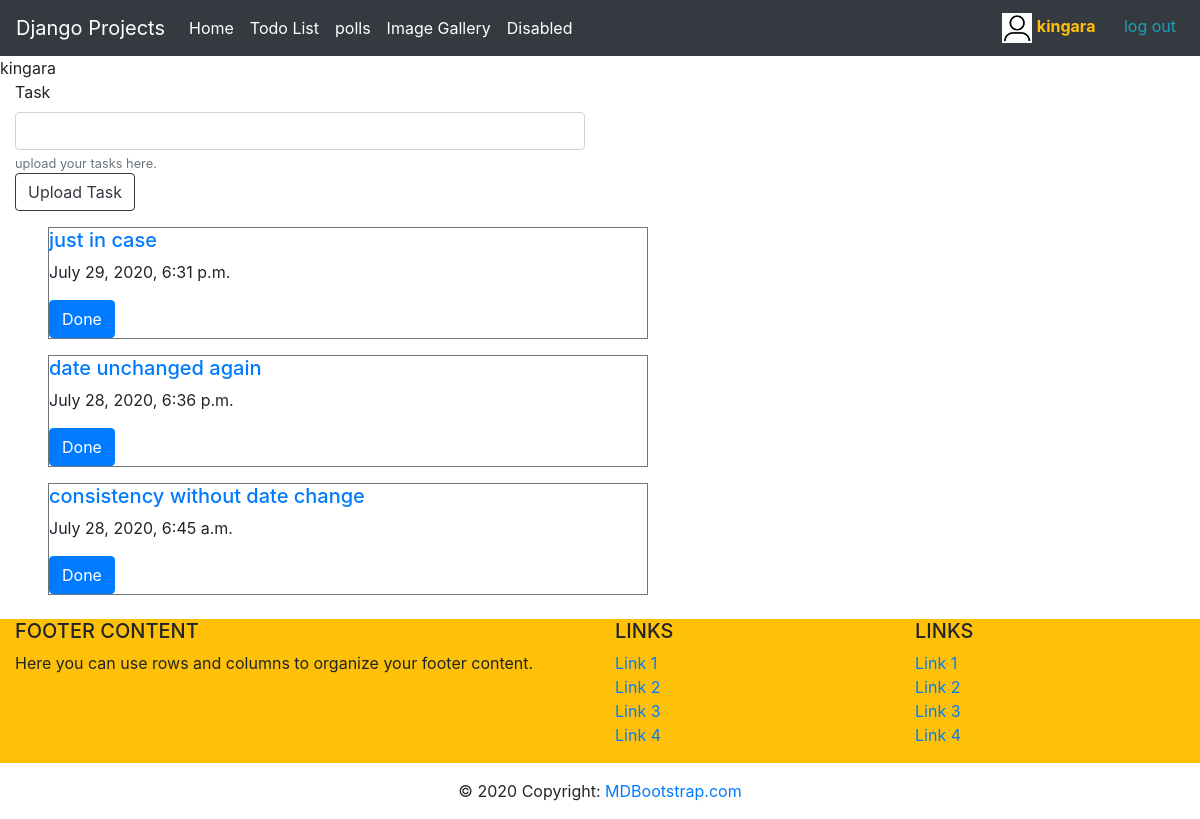
Before: /todo/tasks/ (signed in) with the older database file.
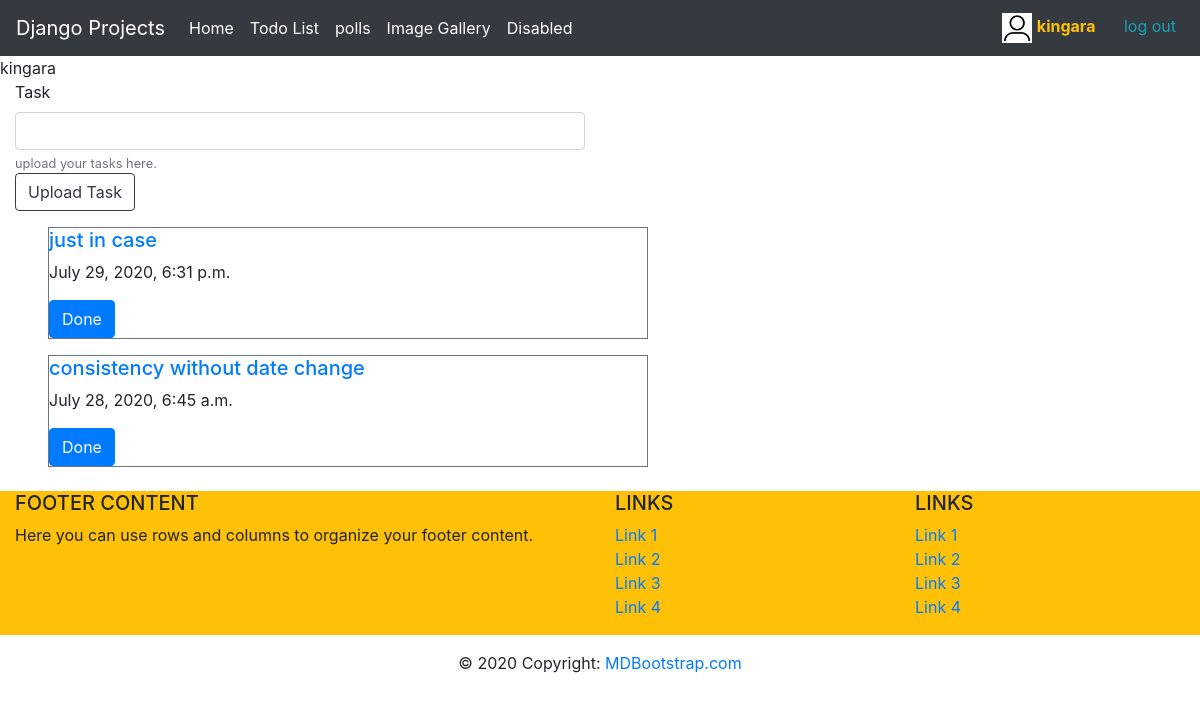
After: the same page with the newer database file.
### todo_app/models.py (models this page shows, shortened)
class Todo(models.Model):
    added_date = models.DateTimeField()
    text = models.CharField(max_length=200, null=True, blank=True)

### todo_app/views.py (the view)
# urls.py: path('tasks/', views.tasks_todo, name='task_list'),
@csrf_exempt
def tasks_todo(request):
    tasks = Todo.objects.order_by('-added_date')
    context = {'tasks': tasks}
    return render(request, 'todo_app/todo_list.html', context)

### todo_app/templates/todo_app/todo_list.html (shortened to what this page needs)
{%extends 'todo_app/base.html'%}
{%block content%}
<form action="{%url 'add_todo' %}" method="post">
  <div class="form-group col-6 mb-12">
    <label for="task">Task</label>
    <input type="text" name="content" class="form-control" id="task" aria-describedby="taskEntry">
    <small id="taskEntry" class="form-text text-muted">upload your tasks here.</small>
      <button type="submit" class="btn btn-outline-dark">Upload Task</button>
  </div>
</form>
  {%for task in tasks%}
  <div class="w-50 mt-3 ml-5 border border-secondary">
      <a href="{%url 'detail_task' task.id%}"><h5 class="text-primary">{{task.text}}</h5></a>
        <p class="text_secondary">{{task.added_date}}</p>
        <form action="{%url 'delete_task' task.id%}" method="POST">
            <button class="btn btn-primary">Done</button>
        </form>
  </div>
    {%endfor%}
{%endblock%}

### todo_app/templates/todo_app/base.html (shortened to what this page needs)
<!DOCTYPE html>
<html lang="en">
<head>
    <link rel="stylesheet" href="https://stackpath.bootstrapcdn.com/bootstrap/4.5.0/css/bootstrap.min.css">
</head>
<body>
<nav class="navbar navbar-expand-lg bg-dark navbar-dark">
    <a class="navbar-brand" href="#">Django Projects</a>
  <div class="collapse navbar-collapse " id="navbarNavAltMarkup">
    <div class="navbar-nav ">
      <a class="nav-item nav-link text-white" href="#">Home</a>
      <a class="nav-item nav-link active text-white" href="{%url 'task_list' %}">Todo List <span class="sr-only">(current)</span></a>
      <a class="nav-item nav-link text-white" href="url 'polls' ">polls</a>
      <a class="nav-item nav-link text-white" href="{% url 'display_images' %}">Image Gallery</a>
      <a class="nav-item nav-link disabled text-white" href="#" tabindex="-1" aria-disabled="true">Disabled</a>
    </div>
  </div>
   <div class="float-right">
      {% if user.is_authenticated %}
       <img src="media/person.jpeg" width="30" height="30">
       <b class="text-warning mr-4">{{ user.username }}</b>
       <a href="{% url 'logout' %}" class="text-info mr-2">log out</a>
      {% else %}
        <a href="{% url 'login_user' %}">login</a>
        <a href="{% url 'create_user' %}" >register</a>
      {% endif %}
    </div>
</nav>
    {%if user.is_authenticated%}
    {{ user.username }}
    {%else%}
    Login required!
    <a class="" href="{%url 'login'%}">login</a>
    <a class="" href="{%url 'create_user'%}">register</a>
    {%endif%}
    {%block content%}
    {%endblock%}
<footer class="page-footer font-small bg-blue pt-4">
  <div class="container-fluid text-center text-md-left">
    <div class="row bg-warning">
      <div class="col-md-6 mt-md-0 mt-3">
        <h5 class="text-uppercase">Footer Content</h5>
        <p>Here you can use rows and columns to organize your footer content.</p>
      </div>
      <div class="col-md-3 mb-md-0 mb-3">
        <h5 class="text-uppercase">Links</h5>
        <ul class="list-unstyled">
          <li>
            <a href="#!">Link 1</a>
          </li>
          <li>
            <a href="#!">Link 2</a>
          </li>
          <li>
            <a href="#!">Link 3</a>
          </li>
          <li>
            <a href="#!">Link 4</a>
          </li>
        </ul>
      </div>
      <div class="col-md-3 mb-md-0 mb-3">
        <h5 class="text-uppercase">Links</h5>
        <ul class="list-unstyled">
          <li>
            <a href="#!">Link 1</a>
          </li>
          <li>
            <a href="#!">Link 2</a>
          </li>
          <li>
            <a href="#!">Link 3</a>
          </li>
          <li>
            <a href="#!">Link 4</a>
          </li>
        </ul>
      </div>
    </div>
  </div>
  <div class="footer-copyright text-center py-3">© 2020 Copyright:
    <a href="https://mdbootstrap.com/"> MDBootstrap.com</a>
  </div>
</footer>
</body>
</html>

Changed rows visible on the page:
removed Todo: text "date unchanged again", added_date "July 28, 2020, 6:36 p.m."
